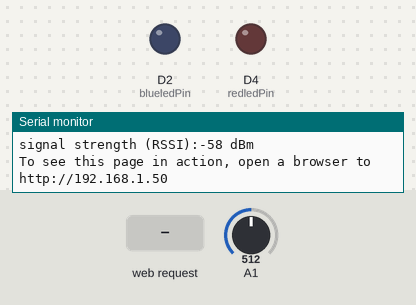
A sketch run on a simulated Arduino MKR. On the bench: output pins drawn as LEDs (lit = HIGH), the last lines printed to the serial monitor. The inputs (shaded band) are chosen by the test bench; at power-on: A1 = 512. WiFi joins after 1.5 s; servers stay silent unless stated.

Above: at 12.7 s.
12.8 s: HTTP request GET /B received
At 13.3 s:
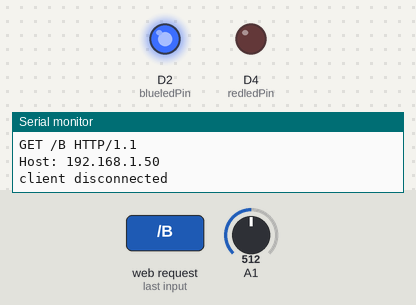
14.3 s: HTTP request GET /R received
At 15.5 s:
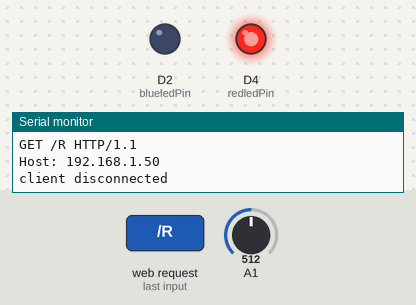
15.8 s: HTTP request GET /H received
At 16.7 s:
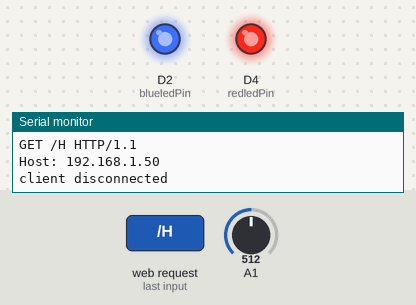
Timing chart, 0 to 18.8 s (numbered marks = the images above; inputs shaded):
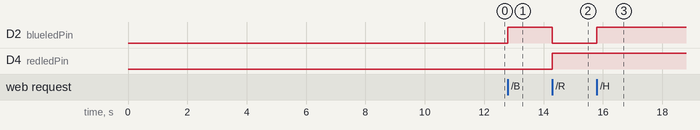

Measured:
- after the input at 12.8 s, D2 (blueledPin): LOW → HIGH at once
- after the input at 14.3 s, D2 (blueledPin): HIGH → LOW at once; D4 (redledPin): LOW → HIGH at once
- after the input at 15.8 s, D2 (blueledPin): LOW → HIGH at once

The sketch:

SCE_WiFi_2.ino
```cpp
#include <SPI.h>
#include <WiFiNINA.h>

char ssid[] = "MICROMARCH23SCE 2875";             //  your network SSID (name) between the " "
char pass[] = "21474)eL";      // your network password between the " "
int keyIndex = 0;                 // your network key Index number (needed only for WEP)
int status = WL_IDLE_STATUS;      //connection status
WiFiServer server(80);            //server socket

WiFiClient client = server.available();

int blueledPin = 2;
int redledPin = 4;

void setup() {
  Serial.begin(9600);
  pinMode(blueledPin, OUTPUT);
  pinMode(redledPin, OUTPUT);
  while (!Serial);

  enable_WiFi();
  connect_WiFi();

  server.begin();
  printWifiStatus();

}

void loop() {
  client = server.available();


  if (client) {
    printWEB();
  }
}

void printWifiStatus() {
  // print the SSID of the network you're attached to:
  Serial.print("SSID: ");
  Serial.println(WiFi.SSID());

  // print your board's IP address:
  IPAddress ip = WiFi.localIP();
  Serial.print("IP Address: ");
  Serial.println(ip);

  //MAC address
  byte mac[6];
  WiFi.macAddress(mac);
  Serial.print("MAC Address: ");
  printMacAddress(mac);


  // print the received signal strength:
  long rssi = WiFi.RSSI();
  Serial.print("signal strength (RSSI):");
  Serial.print(rssi);
  Serial.println(" dBm");

  Serial.print("To see this page in action, open a browser to http://");
  Serial.println(ip);
}


void printMacAddress(byte mac[]) {
  for (int i = 5; i >= 0; i--) {
    if (mac[i] < 16) {
      Serial.print("0");
    }
    Serial.print(mac[i], HEX);
    if (i > 0) {
      Serial.print(":");
    }
  }
  Serial.println();
}

void enable_WiFi() {
  // check for the WiFi module:
  if (WiFi.status() == WL_NO_MODULE) {
    Serial.println("Communication with WiFi module failed!");
    // don't continue
    while (true);
  }

  String fv = WiFi.firmwareVersion();
  if (fv < "1.0.0") {
    Serial.println("Please upgrade the firmware");
  }
}

void connect_WiFi() {
  // attempt to connect to Wifi network:
  while (status != WL_CONNECTED) {
    Serial.print("Attempting to connect to SSID: ");
    Serial.println(ssid);
    // Connect to WPA/WPA2 network. Change this line if using open or WEP network:
    status = WiFi.begin(ssid, pass);

    // wait 10 seconds for connection:
    delay(10000);
  }
}

void printWEB() {

  if (client) {                             // if you get a client,
    Serial.println("new client");           // print a message out the serial port
    String currentLine = "";                // make a String to hold incoming data from the client
    while (client.connected()) {            // loop while the client's connected
      if (client.available()) {             // if there's bytes to read from the client,
        char c = client.read();             // read a byte, then
        Serial.write(c);                    // print it out the serial monitor
        if (c == '\n') {                    // if the byte is a newline character

          // if the current line is blank, you got two newline characters in a row.
          // that's the end of the client HTTP request, so send a response:
          if (currentLine.length() == 0) {

            // HTTP headers always start with a response code (e.g. HTTP/1.1 200 OK)
            // and a content-type so the client knows what's coming, then a blank line:
            client.println("HTTP/1.1 200 OK");
            client.println("Content-type:text/html");
            client.println();

            //create the buttons
            client.print("Click <a href=\"/B\">here</a> turn the blue LED on  <br>");
             client.print("Click <a href=\"/R\">here</a> turn the red LED on  <br>");
            client.print("Click <a href=\"/L\">here</a> turn both LEDs off<br><br>");
            client.print("Click <a href=\"/H\">here</a> turn both LEDs on<br><br>");

            int randomReading = analogRead(A1);
            client.print("Random reading from analog pin: ");
            client.print(randomReading);


            // The HTTP response ends with another blank line:
            client.println();
            // break out of the while loop:
            break;
          }
          else {      // if you got a newline, then clear currentLine:
            currentLine = "";
          }
        }
        else if (c != '\r') {    // if you got anything else but a carriage return character,
          currentLine += c;      // add it to the end of the currentLine
        }

        if (currentLine.endsWith("GET /B")) {
        digitalWrite(blueledPin, HIGH);
         digitalWrite(redledPin, LOW);
        }
         if (currentLine.endsWith("GET /R")) {
        digitalWrite(blueledPin, LOW);
         digitalWrite(redledPin, HIGH);
        }
        if (currentLine.endsWith("GET /L")) {
        digitalWrite(blueledPin, LOW);
        digitalWrite(redledPin, LOW);
        }
        if (currentLine.endsWith("GET /H")) {
        digitalWrite(blueledPin, HIGH);
        digitalWrite(redledPin, HIGH);
        }


      }
    }
    // close the connection:
    client.stop();
    Serial.println("client disconnected");
  }
}
```
